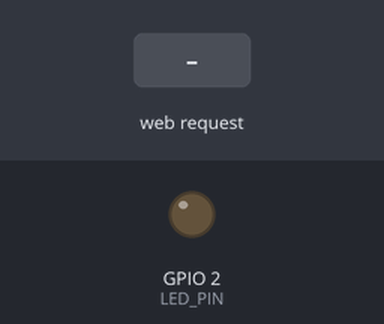
A sketch run on a simulated ESP32. Shown: output pins drawn as LEDs (lit = HIGH). The test bench sets the inputs (shaded band). WiFi joins after 1.5 s; servers stay silent unless stated; what the sketch prints to the serial monitor is not drawn.

Above: at 2.7 s.
2.8 s: HTTP request GET /on received
At 4.0 s:
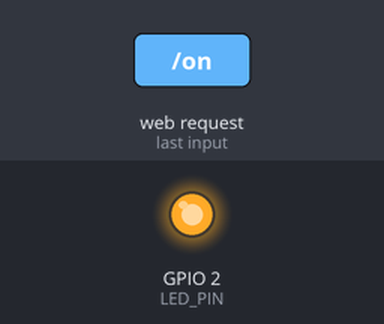
4.3 s: HTTP request GET /off received
At 5.3 s:
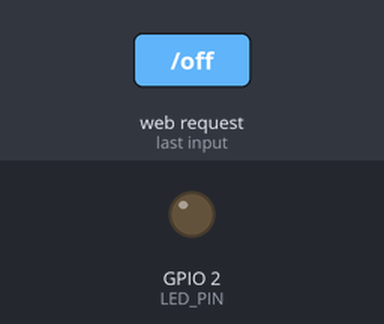
Timing chart, 0 to 7.3 s (numbered marks = the images above; inputs shaded):
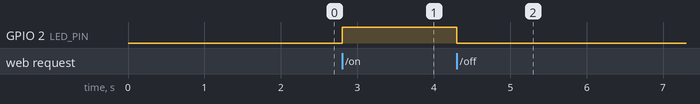

The sketch:

esp32_arduinoUNO.ino
```cpp
#include <WiFi.h>

const char* ssid = "Aiphone";
const char* password = "987654321";

WiFiServer server(80);

int LED_PIN = 2;  // change if needed

void setup() {
  Serial.begin(115200);
  pinMode(LED_PIN, OUTPUT);

  WiFi.begin(ssid, password);
  Serial.print("Connecting to WiFi");

  while (WiFi.status() != WL_CONNECTED) {
    delay(500);
    Serial.print(".");
  }

  Serial.println("\nWiFi Connected!");
  Serial.println("ESP32 IP Address: ");
  Serial.println(WiFi.localIP());

  server.begin();
}

void loop() {
  WiFiClient client = server.available();
  if (!client) return;

  String request = client.readStringUntil('\r');
  Serial.println(request);

  if (request.indexOf("/on") != -1) {
    digitalWrite(LED_PIN, HIGH);
  }
  if (request.indexOf("/off") != -1) {
    digitalWrite(LED_PIN, LOW);
  }

  client.println("HTTP/1.1 200 OK");
  client.println("Content-Type: text/html");
  client.println();
  client.println("OK");
}
```

Measured:
- after the input at 2.8 s, GPIO 2 (LED_PIN): LOW → HIGH at once
- after the input at 4.3 s, GPIO 2 (LED_PIN): HIGH → LOW at once
